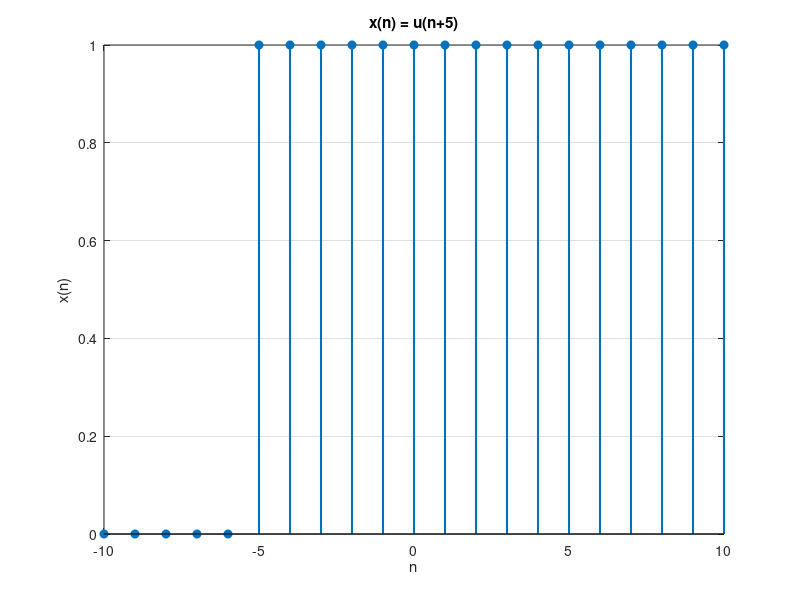

MATLAB code to generate this figure: (Note: this script raises an error after producing the figure.)
%%	x(n)=u(n+5)

clc;             % clear command window
clear;           % clear all variables
close all;       % close all figures

% Define range of n
n = -10:10;        % sample range

% Define unit step shifted by -5
x = (n >= -5);     % will be 1 for n >= -5, else 0

% Plot
figure;
stem(n, x, 'filled', 'LineWidth', 1.5);
xlabel('n');
ylabel('x(n)');
title('x(n) = u(n+5)');
grid on;

hold on;
xline(0,'k');
yline(0,'k');
hold off;

